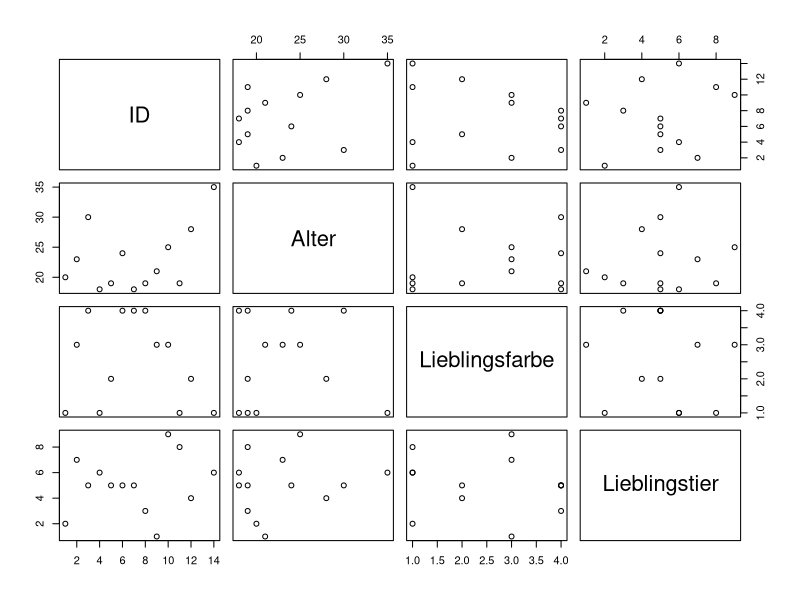

R code for this plot:
#getwd()
setwd("F:/Git/Repositories/ein-kleiner-test") #Set correct directory

lieblinge <- read.csv("lieblinge.csv")

#TODO analyse lieblinge + visualize

plot(lieblinge)
